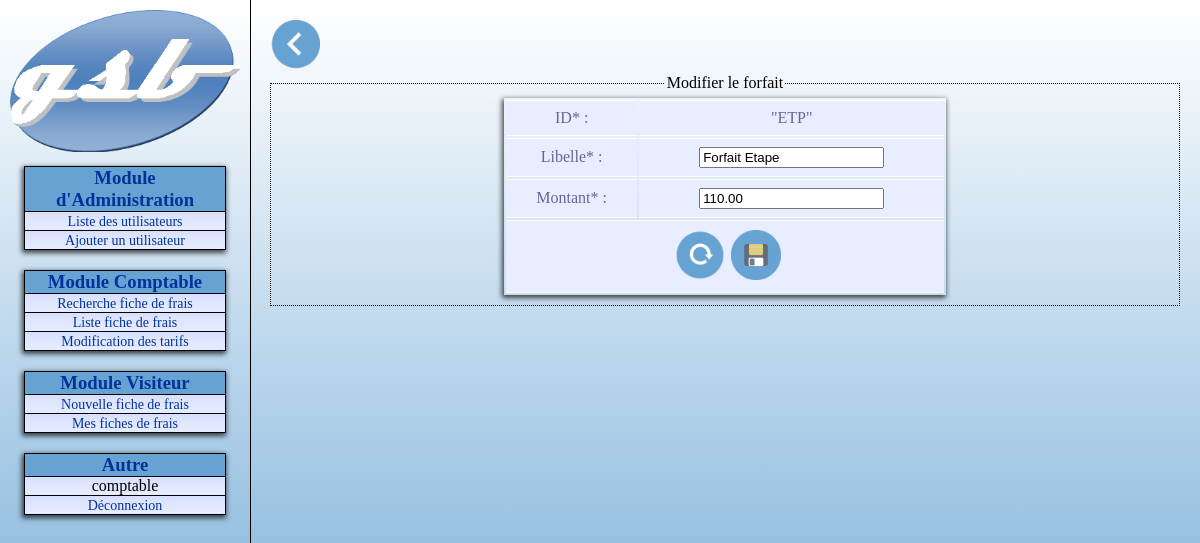
Screenshot of /comptable-modifierForfaitForm.php?id=ETP (signed in) with the database file from the repository.
### tables this page shows
CREATE TABLE IF NOT EXISTS `Forfait` (
  `id` char(3) NOT NULL,
  `libelle` char(30) DEFAULT NULL,
  `montant` decimal(5,2) DEFAULT NULL,
  PRIMARY KEY (`id`)
);

### include/database.lib.php (called while the page is built)
<?php
function secureVariable($var) {
	return addslashes($var);
}
function secureDataAAfficher($var) {
	return htmlentities(utf8_encode($var));
}
?>

### include/AccesDonnees.lib.php (called while the page is built, shortened)
<?php
$modeacces = "mysql";
function executeSQL($sql) {
	global $modeacces, $connexion;
	if ($modeacces=="mysql") {
		@$result = mysql_query($sql)
		or die ("Erreur SQL de <b>".$_SERVER["SCRIPT_NAME"]."</b>.<br />
			 Dans le fichier : ".__FILE__." a la ligne : ".__LINE__."<br />".
				mysql_error().
				"<br /><br />
				<b>REQUETE SQL : </b>$sql<br />");
				return $result;
	}
}
function ligneSQL($sql) {
	global $modeacces, $connexion;
	$result = executeSQL($sql);
	if ($modeacces=="mysql") {
		$rows = mysql_fetch_array($result, MYSQL_NUM);
	}
	return $rows;
}
?>

### comptable-modifierForfaitForm.php (the view, shortened to what this page needs)
<?php
require_once 'include/database.lib.php';
include 'layouts/head.inc.php';
$id = secureVariable($_GET['id']);
$sql = "SELECT * FROM forfait
		WHERE id='$id'";
$forfait = ligneSQL($sql);
?>
<a href="comptable-listeForfait.php" class="backButton" style="text-align: left; display: block;"><img class="icone" src="images/icones/back.png" alt="Retour"/></a>
<form method="post" action="comptable-modifierForfaitAction.php">
	<fieldset>
		<legend>Modifier le forfait</legend>
		<table class="align">
			<tr>
				<td><label for="id">ID* :</label></td>
				<td><p>"<?php echo secureDataAAfficher($forfait[0]); ?>"<p></td>
			</tr>
			<tr>
				<td><label for="libelle">Libelle* :</label></td>
				<td><input type="text" name="libelle" required value="<?php echo secureDataAAfficher($forfait[1]); ?>" /></td>
			</tr>
			<tr>
				<td><label for="montant">Montant* :</label></td>
				<td><input type="number" name="montant" min="0" value="<?php echo secureDataAAfficher($forfait[2]); ?>" step="any" /></td>
			</tr>
			<tr>
				<td colspan="2"><button class="icone" title="R&#233;initialiser" type="reset"><img src="images/icones/reset.png" alt="R&#233;initialiser"></button><input class="icone" type="image" src="images/icones/save.png" title="Modifier le forfait" alt="Modifier le forfait" /></td>
			</tr>
		</table>
	</fieldset>
</form>
<?php
include 'layouts/footer.inc.php';

### styles/default.css (style rules this page uses)
* { margin: 0; }
body, html { height: 100%; background: #e0e0e0; background-image:linear-gradient(white, #66A3D3); background-attachment: fixed; background-repeat: no-repeat; }
fieldset { border: 1px dotted black; }
div.wrap div.content table { margin: auto; box-shadow: -1px 2px 5px 1px rgba(0, 0, 0, 0.7); min-width: 50%; text-align: center; }
div.wrap div.content table td { padding: 8px; border-bottom: 1px solid #fff; color: #669; border-top: 1px solid #fff; background: #e8edff url('http://1.bp.blogspot.com/_xDpoN6UfFFY/S-J2f5yBC3I/AAAAAAAACbY/zWXYXsR-w5E/s1600/gradback.png') repeat-x; }
div.wrap div.content input.icone { height: 50px; width: auto; }
div.wrap div.content button.icone { border: none; background: none; cursor: pointer; }
div.wrap div.content button.icone img { height: 50px; width: auto; }
div.wrap div.content img.icone { height: 50px; width: auto; }
div.wrap div.content a.backButton { text-align: left; display: block; outline: 0; width: 50px; }

### rows the page displays
forfait: id "ETP", libelle "Forfait Etape", montant "110.00"

### other values shown
$_SESSION['login'] "comptable"
